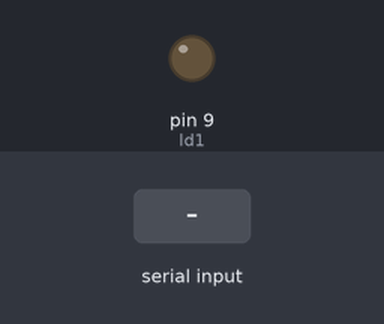
The sketch below on a simulated Arduino Uno, built with avr-gcc and run on an emulated ATmega328P. On the bench: output pins drawn as LEDs (lit = HIGH). The test bench sets the inputs (shaded band). What the sketch prints to the serial monitor is not drawn.

Above: at 1.2 s.
1.3 s: "F" received over Serial
At 2.1 s:
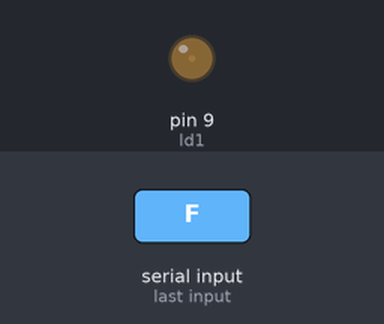
3.8 s: "B" received over Serial
At 4.6 s:
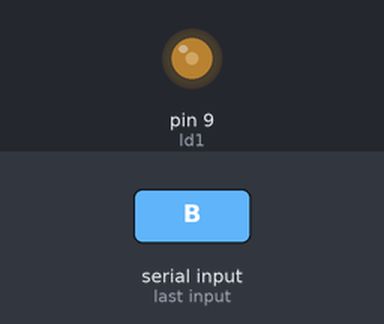
6.3 s: "R" received over Serial
At 6.6 s:
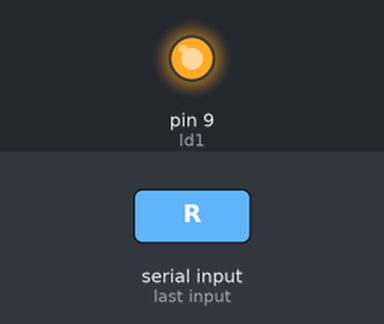
Timing chart, 0 to 9.3 s (numbered marks = the images above; inputs shaded):
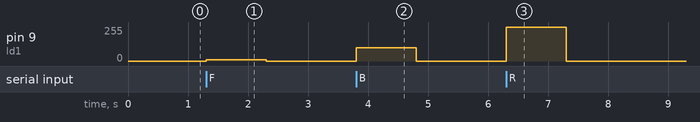

The sketch:

challange5.ino
```cpp
#include<SoftwareSerial.h>
SoftwareSerial Bluetooth(2,3);
int ld1=9;
int brightness = 0;
int fadeAmount = 5;

void setup() {
  // put your setup code here, to run once:

Serial.begin(9600);
pinMode(ld1,OUTPUT);
}


void loop() {
//  put your main code here, to run repeatedly:


digitalWrite(ld1,LOW);
    char BlueTooth = (char)Serial.read();
    Serial.println(BlueTooth);

    switch(BlueTooth)

    {
    case 'F':
   analogWrite(ld1, 10);
   delay(1000);

    break;

    case 'B':
    analogWrite(ld1, 100);
     delay(1000);
    break;

    case 'R':
    analogWrite(ld1, 255);
     delay(1000);

    break;

    }}
```

Measured:
- after the input at 1.3 s, pin 9 (ld1): 0/255 → 10/255 at once, → 0/255 1.0 s later
- after the input at 3.8 s, pin 9 (ld1): 0/255 → 100/255 at once, → 0/255 1.0 s later
- after the input at 6.3 s, pin 9 (ld1): 0/255 → 255/255 at once, → 0/255 1.0 s later
